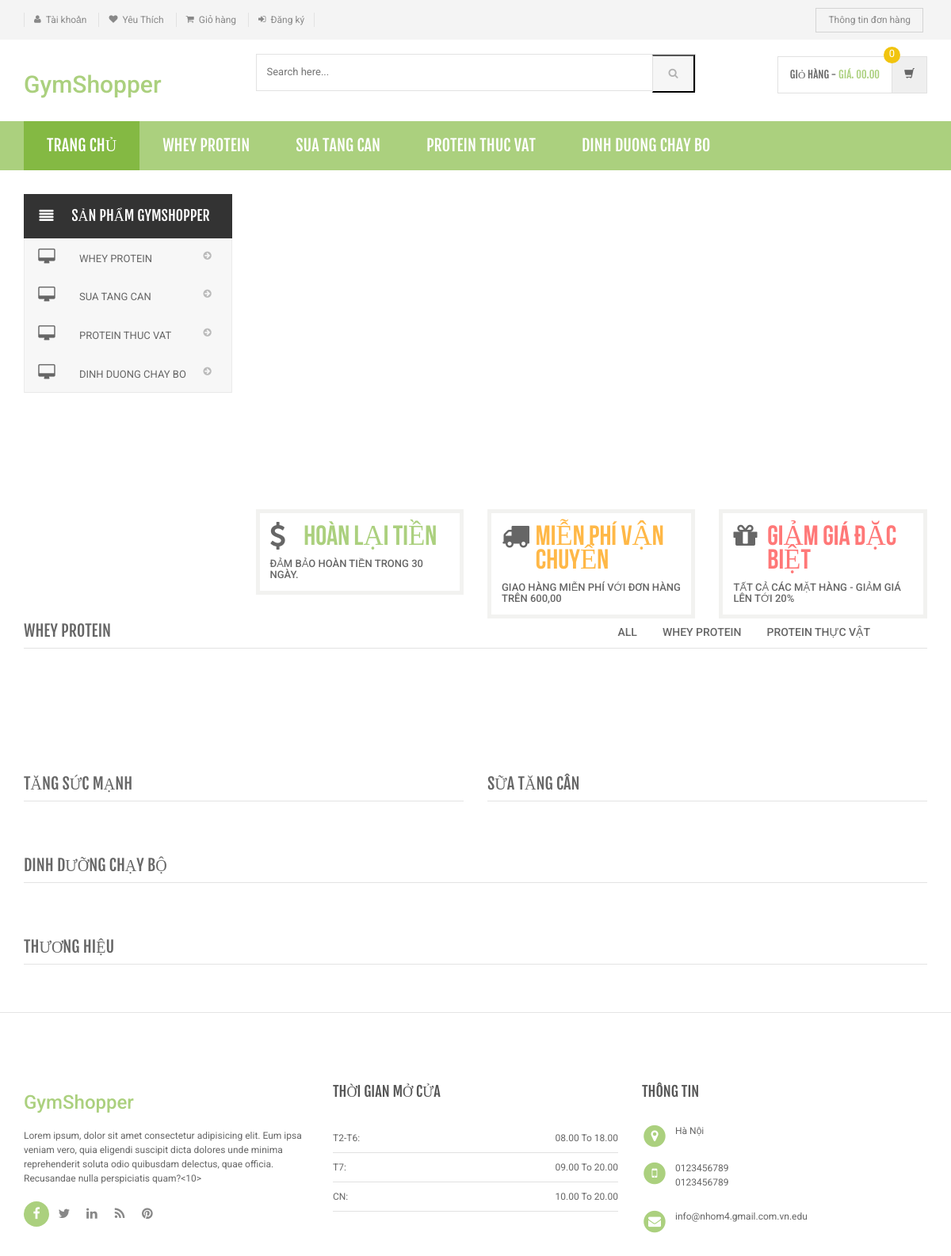
The page /shopping/index.php on the database its author committed.
### tables this page shows
CREATE TABLE `category` (
  `id` int(11) NOT NULL,
  `categoryName` varchar(255) DEFAULT NULL,
  `categoryDescription` longtext DEFAULT NULL,
  `creationDate` timestamp NOT NULL DEFAULT current_timestamp(),
  `updationDate` varchar(255) DEFAULT NULL
);

### shopping/index.php (the view, shortened to what this page needs)
<?php
include('includes/config.php');
?>
<!DOCTYPE html>
<html lang="en">
	<head>
	    <link rel="stylesheet" href="assets/css/bootstrap.min.css">
	    <link rel="stylesheet" href="assets/css/main.css">
	    <link rel="stylesheet" href="assets/css/green.css">
	    <link rel="stylesheet" href="assets/css/owl.carousel.css">
		<link rel="stylesheet" href="assets/css/owl.transitions.css">
		<link href="assets/css/lightbox.css" rel="stylesheet">
		<link rel="stylesheet" href="assets/css/animate.min.css">
		<link rel="stylesheet" href="assets/css/rateit.css">
		<link rel="stylesheet" href="assets/css/bootstrap-select.min.css">
		<link rel="stylesheet" href="assets/css/config.css">
		<link href="assets/css/green.css" rel="alternate stylesheet" title="Green color">
		<link href="assets/css/blue.css" rel="alternate stylesheet" title="Blue color">
		<link href="assets/css/red.css" rel="alternate stylesheet" title="Red color">
		<link href="assets/css/orange.css" rel="alternate stylesheet" title="Orange color">
		<link href="assets/css/dark-green.css" rel="alternate stylesheet" title="Darkgreen color">
		<link rel="stylesheet" href="assets/css/font-awesome.min.css">
	</head>
    <body class="cnt-home">
<header class="header-style-1">
<?php include('includes/top-header.php');?>
<?php include('includes/main-header.php');?>
<?php include('includes/menu-bar.php');?>
</header>
<div class="body-content outer-top-xs" id="top-banner-and-menu">
	<div class="container">
		<div class="furniture-container homepage-container">
		<div class="row">
			<div class="col-xs-12 col-sm-12 col-md-3 sidebar">
	<?php include('includes/side-menu.php');?>
			</div>
			<div class="col-xs-12 col-sm-12 col-md-9 homebanner-holder">
<div id="hero" class="homepage-slider3">
</div>
<div class="info-boxes wow fadeInUp">
	<div class="info-boxes-inner">
		<div class="row">
			<div class="col-md-6 col-sm-4 col-lg-4">
				<div class="info-box">
					<div class="row">
						<div class="col-xs-2">
						     <i class="icon fa fa-dollar"></i>
						</div>
						<div class="col-xs-10">
							<h4 class="info-box-heading green">hoàn lại tiền</h4>
						</div>
					</div>
					<h6 class="text">Đảm bảo hoàn tiền trong 30 ngày.</h6>
				</div>
			</div>
			<div class="hidden-md col-sm-4 col-lg-4">
				<div class="info-box">
					<div class="row">
						<div class="col-xs-2">
							<i class="icon fa fa-truck"></i>
						</div>
						<div class="col-xs-10">
							<h4 class="info-box-heading orange">miễn phí vận chuyển</h4>
						</div>
					</div>
					<h6 class="text">giao hàng miễn phí với đơn hàng trên  600,00</h6>
				</div>
			</div>
			<div class="col-md-6 col-sm-4 col-lg-4">
				<div class="info-box">
					<div class="row">
						<div class="col-xs-2">
							<i class="icon fa fa-gift"></i>
						</div>
						<div class="col-xs-10">
							<h4 class="info-box-heading red">Giảm giá đặc biệt</h4>
						</div>
					</div>
					<h6 class="text">Tất cả các mặt hàng - giảm giá lên tới 20% </h6>
				</div>
			</div>
		</div>
	</div>
</div>
			</div>
		</div>
		<div id="product-tabs-slider" class="scroll-tabs inner-bottom-vs  wow fadeInUp">
			<div class="more-info-tab clearfix">
			   <h3 class="new-product-title pull-left">WHEY PROTEIN</h3>
				<ul class="nav nav-tabs nav-tab-line pull-right" id="new-products-1">
					<li class="active"><a href="#all" data-toggle="tab">All</a></li>
					<li><a href="#books" data-toggle="tab">Whey Protein</a></li>
					<li><a href="#furniture" data-toggle="tab">Protein Thực Vật</a></li>
				</ul>
			</div>
		</div>
			<div class="sections prod-slider-small outer-top-small">
				<div class="row">
					<div class="col-md-6">
	                   <section class="section">
	                   	<h3 class="section-title">Tăng Sức Mạnh</h3>
	                   </section>
					</div>
					<div class="col-md-6">
						<section class="section">
							<h3 class="section-title">Sữa tăng cân</h3>
	                   </section>
					</div>
				</div>
			</div>
	<section class="section featured-product inner-xs wow fadeInUp">
		<h3 class="section-title">Dinh dưỡng chạy bộ</h3>
		</section>
<?php include('includes/brands-slider.php');?>
</div>
</div>
<?php include('includes/footer.php');?>
</body>
</html>

### shopping/includes/menu-bar.php (shortened to what this page needs)
<div class="header-nav animate-dropdown">
    <div class="container">
        <div class="yamm navbar navbar-default" role="navigation">
            <div class="nav-bg-class">
                <div class="navbar-collapse collapse" id="mc-horizontal-menu-collapse">
	<div class="nav-outer">
		<ul class="nav navbar-nav">
			<li class="active dropdown yamm-fw">
				<a href="index.php" data-hover="dropdown" class="dropdown-toggle">Trang Chủ</a>
			</li>
              <?php $sql=mysqli_query($con,"select id,categoryName  from category limit 6");
while($row=mysqli_fetch_array($sql))
{
    ?>
			<li class="dropdown yamm">
				<a href="category.php?cid=<?php echo $row['id'];?>"> <?php echo $row['categoryName'];?></a>
			</li>
			<?php } ?>
		</ul>
		<div class="clearfix"></div>
	</div>
</div>
            </div>
        </div>
    </div>
</div>

### shopping/includes/side-menu.php
<div class="side-menu animate-dropdown outer-bottom-xs">
    <div class="head"><i class="icon fa fa-align-justify fa-fw"></i>Sản phẩm GymShopper</div>
    <nav class="yamm megamenu-horizontal" role="navigation">
        <ul class="nav">
            <li class="dropdown menu-item">
              <?php $sql=mysqli_query($con,"select id,categoryName  from category");
while($row=mysqli_fetch_array($sql))
{
    ?>
                <a href="category.php?cid=<?php echo $row['id'];?>" class="dropdown-toggle"><i class="icon fa fa-desktop fa-fw"></i>
                <?php echo $row['categoryName'];?></a>
                <?php }?>
</li>
</ul>
    </nav>
</div>

### shopping/assets/css/green.css (style rules this page uses)
a { color: #abd07e; }
.header-style-1 .header-nav { background: #abd07e; }
.cnt-home .header-style-1 .header-nav .navbar .navbar-nav > li.active { background: #84b943; }
.info-box .info-box-heading.green { color: #abd07e; }

### shopping/assets/css/lightbox.css (style rules this page uses)
body:after { content: url(../images/close.png) url(../images/loading.gif) url(../images/prev.png) url(../images/next.png); display: none; }

### shopping/assets/css/blue.css (style rules this page uses)
a { color: #3498db; }
.header-style-1 .header-nav { background: #3498db; }
.cnt-home .header-style-1 .header-nav .navbar .navbar-nav > li.active { background: #1d6ca1; }
.info-box .info-box-heading.green { color: #3498db; }

### shopping/assets/css/red.css (style rules this page uses)
a { color: #ff6c6c; }
.header-style-1 .header-nav { background: #ff6c6c; }
.cnt-home .header-style-1 .header-nav .navbar .navbar-nav > li.active { background: #ff1a1a; }
.info-box .info-box-heading.green { color: #ff6c6c; }

### shopping/assets/css/orange.css (style rules this page uses)
a { color: #f39c12; }
.header-style-1 .header-nav { background: #f39c12; }
.cnt-home .header-style-1 .header-nav .navbar .navbar-nav > li.active { background: #ab6c09; }
.info-box .info-box-heading.green { color: #f39c12; }

### shopping/assets/css/dark-green.css (style rules this page uses)
a { color: #12cca7; }
.header-style-1 .header-nav { background: #12cca7; }
.cnt-home .header-style-1 .header-nav .navbar .navbar-nav > li.active { background: #0b816a; }
.info-box .info-box-heading.green { color: #12cca7; }

### rows shown on the page
category: categoryName "WHEY PROTEIN"
category: categoryName "SUA TANG CAN"
category: categoryName "PROTEIN THUC VAT"
category: categoryName "DINH DUONG CHAY BO"
